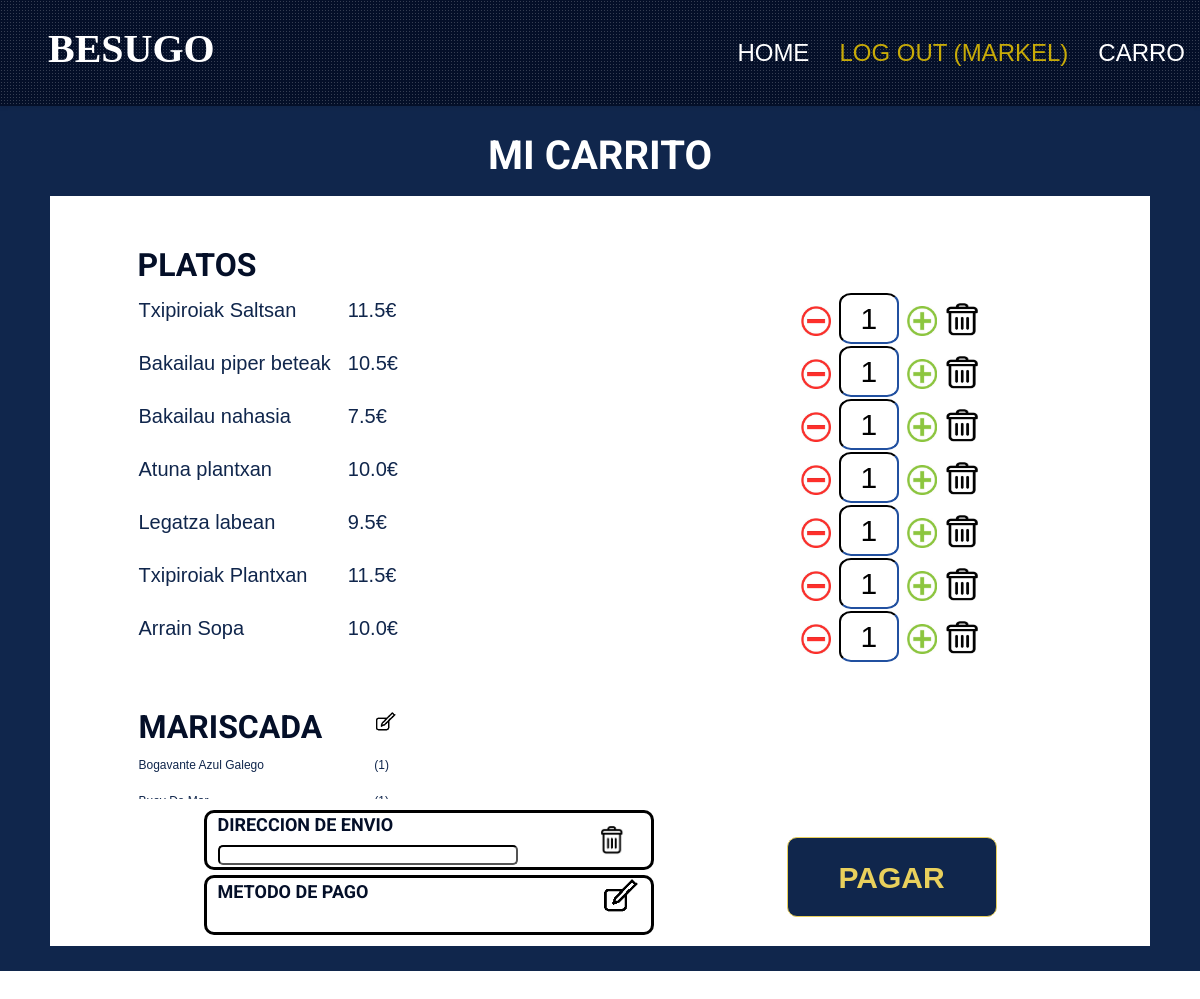
Page /carro/ (signed in) on the earlier database version.
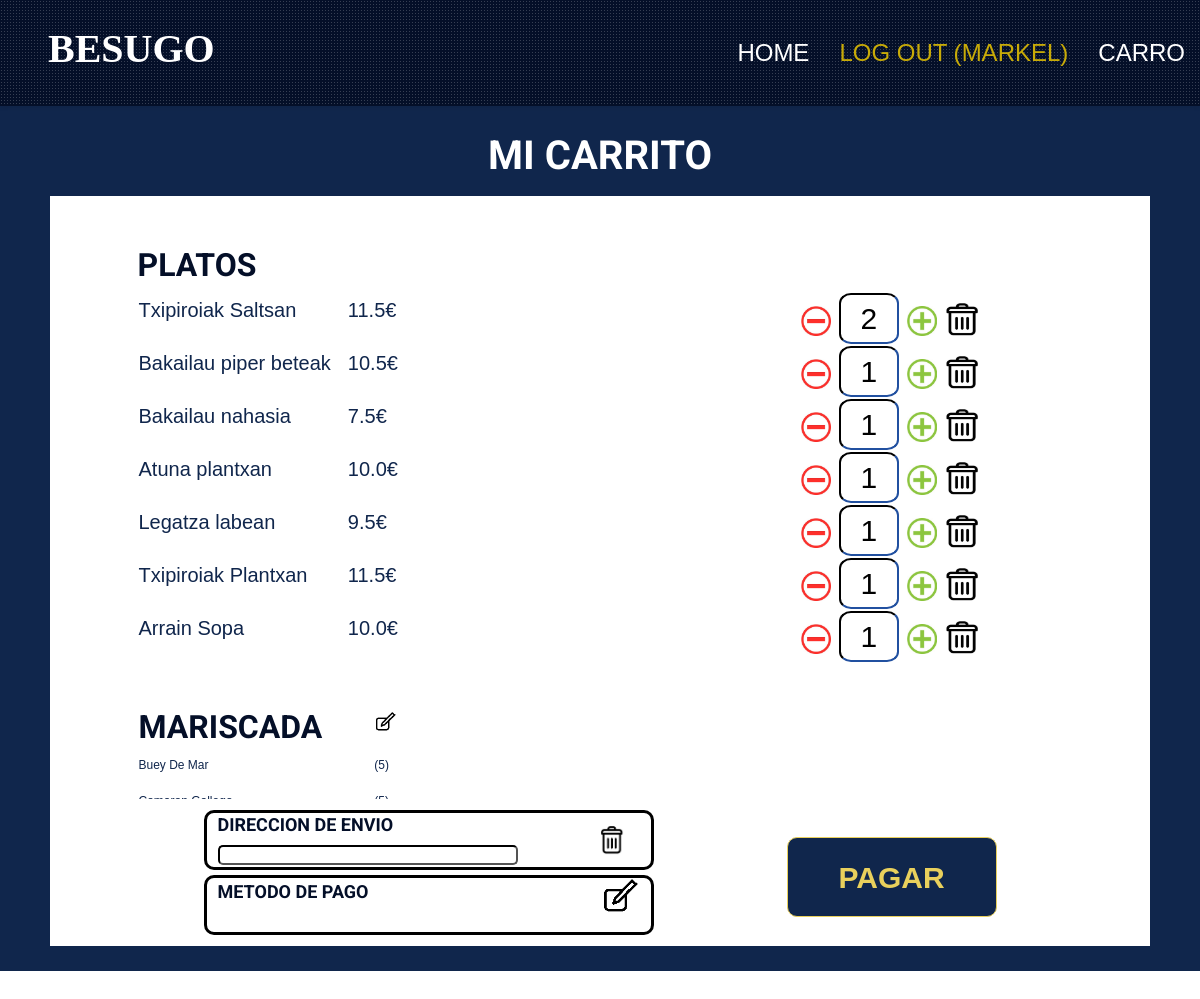
Same page on the later database version.
### store/models.py (models this page shows)
class Produktua(models.Model):
    PRODUKTU_MOTA = (
        (0, 'Osagaia'),
        (1, 'Platera'),
        (2, 'Edaria'),
    )
    izena = models.CharField(max_length=255)
    deskribapena = models.CharField(max_length=255)
    prezioa = models.FloatField()
    stock = models.FloatField()
    mota = models.IntegerField(choices = PRODUKTU_MOTA)
    foto = models.CharField(max_length=255,default='null.jpg')

### store/views.py (the view)
# urls.py: path('carro/', views.carro, name='carro'),
def carro(request):
    myerabiltzaile = Erabiltzailea.objects.get(erabitlzailea_id=request.user)
    myeskaera = Eskaera.objects.get(erabiltzailea=myerabiltzaile)
    eskaeralerroak = EskaeraLerroa.objects.filter(eskaera=myeskaera)
    itzuli = []
    for i in eskaeralerroak:
        produktua = Produktua.objects.get(id = i.produktua.id)
        itzuli.append({'izena': produktua.izena, 'mota': produktua.mota,'kopurua': i.kopurua, 'prezioa': produktua.prezioa, 'id': produktua.id,})
    context = {
            'myprodu': itzuli,
        }
    template = loader.get_template('carro.html')
    return HttpResponse(template.render(context, request))

### store/templates/carro.html (shortened to what the changed rows need)
{% load static %}
<!DOCTYPE html>
<html lang="en">
  <head>
    <link
      rel="stylesheet"
      href="{% static 'https://cdnjs.cloudflare.com/ajax/libs/font-awesome/5.15.0/css/all.min.css' %}"
    />
    <link
      rel="stylesheet"
      href="{% static 'https://cdn.jsdelivr.net/npm/bootstrap-icons@1.4.1/font/bootstrap-icons.css' %}"
    />
    <link
      rel="stylesheet"
      href="{% static 'lib/owlcarousel/assets/owl.carousel.min.css' %}"
    />
    <link
      rel="stylesheet"
      href="{% static 'lib/tempusdominus/css/tempusdominus-bootstrap-4.min.css' %}"
    />
    <link
      rel="stylesheet"
      href="{% static 'lib/lightbox/css/lightbox.min.css' %}"
    />
    <link rel="stylesheet" href="{% static 'css/bootstrap.min.css' %}" />
    <link rel="stylesheet" href="{% static 'css/style.css' %}" />
  </head>
  <body>
    {% include "header.html" %}
    <div
      class="container-fluid page-header"
      style="height: 150px; background: var(--dark); height: 865px"
    >
      <h1 class="display-3 text-uppercase text-white mb-3" style="font-size:40px">Mi carrito</h1>
      <div
        class="container-fluid page-header"
        style="
          height: 750px;
          width: 1100px;
          background: var(--light);
        "
      >
    <div
        style="
          height: 2000px;
          width: 925px;
          background: var(--light);
          overflow: scroll;
          margin-top:30px;
        "
      >
        <table>
          <tr>
            <h2 style="margin-top:20px;margin-right:550px">PLATOS</h2>
            </tr>
          {% for x in myprodu %}
          {% if x.mota == 1 %}
          <tr style="font-size: 30px; font-family: Arial; margin-top;50px">
            <td style="font-family: Arial; font-size: 20px; color: var(--dark)">
              <p style="font-size: 20px;alig">{{x.izena}}</p>
            </td>
            <td style="font-family: Arial; color: var(--dark)">
              <p style="font-size: 20px; margin-left: 15px">{{x.prezioa}}€</p>
            </td>
            <td>
              <button
              class="kenMariskada"
                id="btn"
                value="{{ x.id }}"
                style="margin-left: 395px; border: none; background: white"
              >
                <img
                  src="../static/img/minus.jpg"
                  style="height: 30px; width: 30px"
                />
              </button>
            </td>
            <td>
              <input type="text" class="contador" id="cont{{ x.id }}" value="{{x.kopurua}}">
            </td>
            <td>
              <button
              class="gehiMariskada"
                id="btn"
                value="{{ x.id }}"
                style="border: none; background: white"
              >
                <img
                  src="../static/img/plus.jpg"
                  style="height: 30px; width: 30px"
                />
              </button>
            </td>
            <td>
              <a class="basura" id="basura{{ x.id }}"  style="border:none;background:white"> <img src="../static/img/basuracerrada.PNG" onmouseover="this.src='../static/img/basura.PNG'"
                onmouseout="this.src='../static/img/basuracerrada.PNG'" style="height:35px;width:35px;margin-bottom:2px;"/></a>
            </td>
          </tr>
          {% endif %}
          {% endfor %}
        </table><br>
        <table style="margin-right:450px">
          <tr>
            <td>
          <h2 style="margin-top:20px;margin-right :50px">MARISCADA</h2>
        </td>
          </tr>
          {% for x in myprodu %}
          {% if x.kopurua > 0 %}
          {% if x.mota == 0 %}
          <tr style="font-size: 30px; font-family: Arial; margin-top;50px">
            <td style="font-family: Arial; font-size: 12px; color: var(--dark)">
              <p>{{x.izena}}</p>
            </td>
            <td style="font-family: Arial; font-size: 12px; color: var(--dark);">
              <p>({{x.kopurua}})</p>
            </td>
          </tr>
          {% endif %}
          {% endif %}
          {% endfor %}
        </table><br>
      </div>
        </div>
      </div>
  </body>
</html>

Differences in the rows shown:
no longer on this page (row edited): Produktua: izena "Bogavante Azul Galego"
now on this page (row edited): Produktua: izena "Buey De Mar"
Other differences:
form field id: "1" → "2"
new list line: "( 5 )"
list line gone: "( 1 )"
